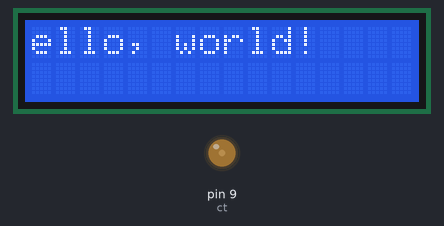
A sketch run on a simulated Arduino Uno, built with avr-gcc and run on an emulated ATmega328P. On the bench: 16×2 character LCD, output pins drawn as LEDs (lit = HIGH).

Above: at 0.26 s.
At 4.26 s:
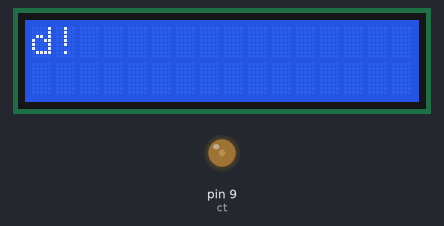
At 10.66 s:
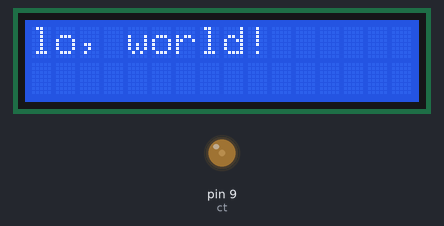
At 20.8 s:
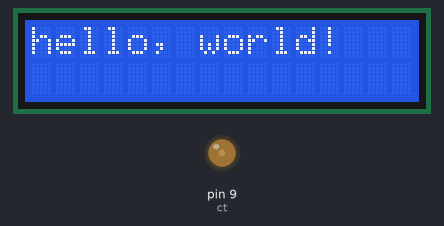
At 30.17 s:
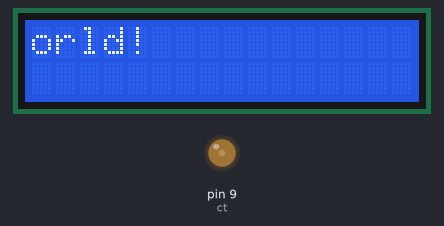
At 39.37 s:
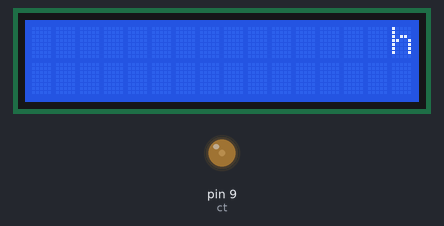

The sketch:

Cursor_copy_20230108140553.ino
```cpp
// include the library code:
#include <LiquidCrystal.h>

// initialize the library by associating any needed LCD interface pin
// with the arduino pin number it is connected to
const int rs = 12, en = 11, d4 = 5, d5 = 4, d6 = 3, d7 = 2, ct=9;
LiquidCrystal lcd(rs, en, d4, d5, d6, d7);

void setup() {
  // set up the LCD's number of columns and rows:
  analogWrite(ct,50);
  lcd.begin(16, 2);
  // Print a message to the LCD.
  lcd.print("hello, world!");
}

void loop() {
for (int Position = 0; Position < 15; Position++) {

lcd.scrollDisplayLeft();

delay(400);
}

for (int Position = 0; Position < 31; Position++) {

lcd.scrollDisplayRight();

delay(400);
}

for (int Position = 0; Position < 16; Position++) {

lcd.scrollDisplayLeft();
delay(150);
}

delay(700);
}
```

Measured:
- what the display in image 1 shows lasts 0.4 s, from 4.1 s to 4.5 s
- what the display in image 3 shows lasts 0.9 s, from 20.7 s to 21.6 s
